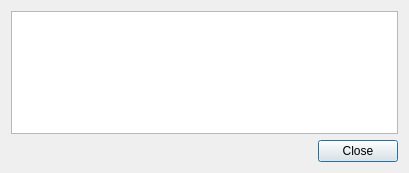
<?xml version="1.0" encoding="UTF-8"?>
<ui version="4.0">
 <class>StatusDialog</class>
 <widget class="QDialog" name="StatusDialog">
  <property name="geometry">
   <rect>
    <x>0</x>
    <y>0</y>
    <width>409</width>
    <height>173</height>
   </rect>
  </property>
  <property name="windowTitle">
   <string>Connection Status</string>
  </property>
  <layout class="QVBoxLayout" name="verticalLayout">
   <item>
    <widget class="QPlainTextEdit" name="edit_status">
     <property name="readOnly">
      <bool>true</bool>
     </property>
    </widget>
   </item>
   <item>
    <widget class="QDialogButtonBox" name="buttonbox">
     <property name="standardButtons">
      <set>QDialogButtonBox::Close</set>
     </property>
    </widget>
   </item>
  </layout>
 </widget>
 <resources/>
 <connections/>
</ui>
